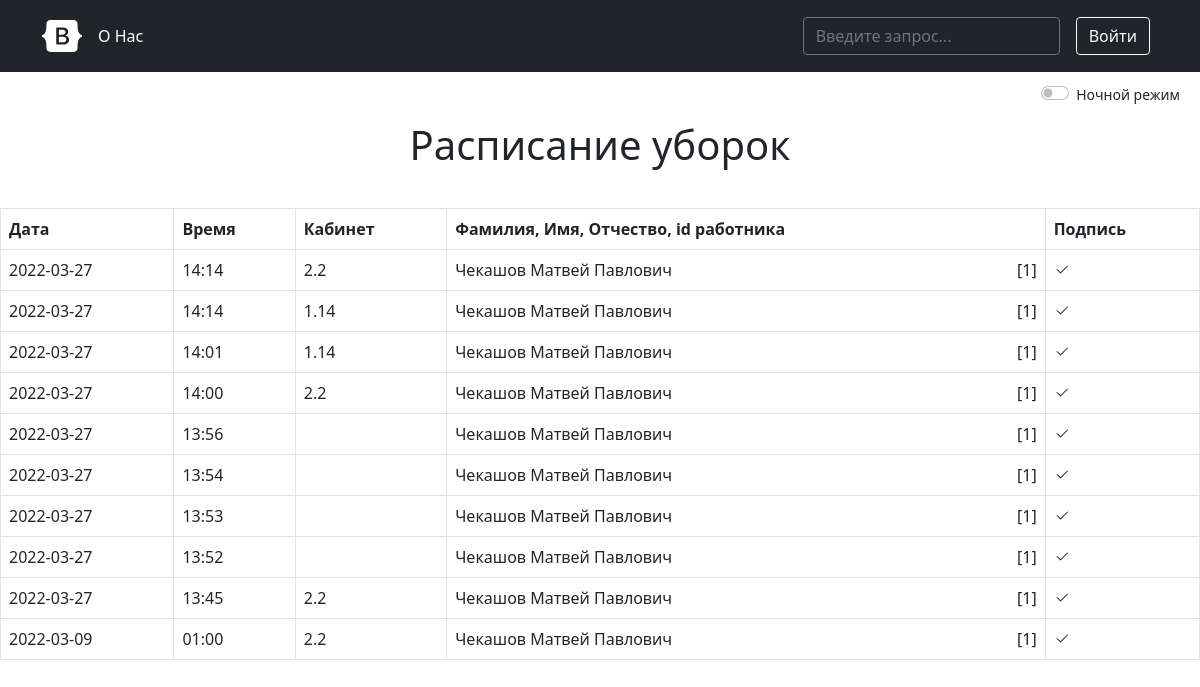
Page /schedules on the committed database.
### models.py (models this page shows, shortened)
class ScheduleCleaning(db.Model):
    id = db.Column(db.Integer, primary_key=True)
    cabinet_id = db.Column(db.Integer, db.ForeignKey('cabinet.id'))
    user_id = db.Column(db.Integer, db.ForeignKey('user.id'))
    created_on = db.Column(db.DateTime, default=datetime.utcnow)
    updated_on = db.Column(db.DateTime, default=datetime.utcnow, onupdate=datetime.utcnow)

class Cabinet(db.Model):
    id = db.Column(db.Integer, primary_key=True)
    number = db.Column(db.String(48), nullable=False)
    created_on = db.Column(db.DateTime, default=datetime.utcnow)
    sc = db.relationship('ScheduleCleaning', backref='cabinet')

class User(db.Model, UserMixin):
    id = db.Column(db.Integer, primary_key=True)
    email = db.Column(db.String(64))
    login = db.Column(db.String(64), unique=True)
    name = db.Column(db.String(64), nullable=False)
    surname = db.Column(db.String(64), nullable=False)
    patronymic = db.Column(db.String(64))
    admin_status = db.Column(db.Boolean, default=False)
    password = db.Column(db.String(128), nullable=False)
    user_sc = db.relationship('ScheduleCleaning', backref='user')
    created_on = db.Column(db.DateTime, default=datetime.utcnow)
    __translate_dict = {'ь': '', 'ъ': '', 'а': 'a', 'б': 'b', 'в': 'v',
                        'г': 'g', 'д': 'd', 'е': 'e', 'ё': 'yo', 'ж': 'zh',
                        'з': 'z', 'и': 'i', 'й': 'y', 'к': 'k', 'л': 'l',
                        'м': 'm', 'н': 'n', 'о': 'o', 'п': 'p', 'р': 'r',
                        'с': 's', 'т': 't', 'у': 'u', 'ф': 'f', 'х': 'h',
                        'ц': 'ts', 'ч': 'ch', 'ш': 'sh', 'щ': 'sch', 'ы': 'yi',
                        'э': 'e', 'ю': 'yu', 'я': 'ya'}
    def login(self):
        pass

### controller.py (the view, shortened to what this page needs)
@app.route('/')
@app.route('/schedules')
def index():
    search = request.args.get('query')
    schedules = ScheduleCleaning.query.order_by(ScheduleCleaning.created_on.desc()).all()
    return render_template('index.html', schedules=schedules, User=User, Cabinet=Cabinet)

### controller.py (called while the page is built)
@app.after_request
def redirect_to_sign(response):
    if response.status_code == 401:
        return redirect(url_for('login'))
    return response

### templates/index.html (shortened to what this page needs)
<!DOCTYPE html>
<html lang="ru">
<head>
    <link href="https://cdn.jsdelivr.net/npm/bootstrap@5.1.3/dist/css/bootstrap.min.css" rel="stylesheet"
>
    <link type="text/css" rel="stylesheet" href="{{ url_for('static', filename='css/index.css') }}">
</head>
<body id="body">
{% include 'template/headers.html' %}
<div class="form-check form-switch" id="color_mode">
    <label style="float: right">
        <small>
            <input class="form-check-input" type="checkbox" id="ColorBackgroundMode"
                   onchange="controlColorBackgroundMode()">
            <label class="form-check-label" for="ColorBackgroundMode">Ночной режим</label>
        </small>
    </label>
</div>
<center><h1>Расписание уборок</h1></center>
<br>
<table class="table table-hover table-bordered">
    <tr>
        <th>Дата</th>
        <th>Время</th>
        <th>Кабинет</th>
        <th>Фамилия, Имя, Отчество, <span data-tooltip="Уникальный идентификатор пользователя">id</span> работника
        </th>
        <th>Подпись</th>
    </tr>
    {% for schedule in schedules %}
        {% set user = User.query.filter_by(id=schedule.user_id).first() %}
        {% set cabinet = Cabinet.query.filter_by(id=schedule.cabinet_id).first() %}
        <tr>
            <td>{{ schedule.created_on.strftime('%Y-%m-%d') }}</td>
            <td>{{ schedule.created_on.strftime('%H:%M') }}</td>
            <td>{{ cabinet.number }}</td>
            <td>{{ user.surname }} {{ user.name }} {{ user.patronymic }}<label id="id_worker"
                                                                               data-tooltip="Нажмите для детального просмотра"
                                                                               onclick="alert(
                                                                                   '{{ user.name }} {{ user.surname }} {{ user.patronymic }}, {{ user.email }}' +
                                                                                    '')">
                [{{ user.id }}]
            </label>
            </td>
            <td>
                <svg width="1em" height="1em" viewBox="0 0 16 16" class="bi bi-check2" fill="currentColor"
                     xmlns="http://www.w3.org/2000/svg">
                    <path fill-rule="evenodd"
                          d="M13.854 3.646a.5.5 0 0 1 0 .708l-7 7a.5.5 0 0 1-.708 0l-3.5-3.5a.5.5 0 1 1 .708-.708L6.5 10.293l6.646-6.647a.5.5 0 0 1 .708 0z"/>
                </svg>
            </td>
        </tr>
    {% endfor %}
</table>
</body>
</html>

### templates/template/headers.html (shortened to what this page needs)
<head>
    <link href="https://cdn.jsdelivr.net/npm/bootstrap@5.1.3/dist/css/bootstrap.min.css" rel="stylesheet"
>
    <link href="{{ url_for('static', filename='css/headers.css') }}" rel="stylesheet">
</head>
<div id="site-head">
    <main class="site-header">
        <header class="p-3 bg-dark text-white">
            <div class="container">
                <div class="d-flex flex-wrap align-items-center justify-content-center justify-content-lg-start">
                    <a href="{{ url_for('index') }}"
                       class="d-flex align-items-center mb-2 mb-lg-0 text-white text-decoration-none">
                        <svg class="bi me-2" width="40" height="32" role="img" aria-label="Bootstrap">
                            <use xlink:href="#bootstrap"/>
                        </svg>
                    </a>
                    <ul class="nav col-12 col-lg-auto me-lg-auto mb-2 justify-content-center mb-md-0">
                        <li><a href="#" class="nav-link px-2 text-white">О Нас</a></li>
                    </ul>
                    <form class="col-12 col-lg-auto mb-3 mb-lg-0 me-lg-3" action="{{ url_for('index')}}">
                        <input type="search" class="form-control form-control-dark" placeholder="Введите запрос..."
                               aria-label="Поиск" name="query">
                    </form>
                    <div class="text-end">
                        {% if not current_user.is_authenticated %}
                        <button type="button" class="btn btn-outline-light me-2"
                                onclick="location.href=`{{ url_for('login') }}`">Войти
                        </button>
                        {% else %}
                        <button type="button" class="btn btn-outline-light me-2"
                                onclick="location.href=`{{ url_for('logout') }}`">Выйти
                        </button>
                        {% endif %}
                    </div>
                </div>
            </div>
        </header>
    </main>
</div>

### static/css/index.css (style rules this page uses)
body { background: white; }
center { margin-top: 15px; padding-bottom: 7px; }
#id_worker { float: right; }
#color_mode { margin-right: 20px; margin-top: 10px; }
[data-tooltip] { position: relative; }
[data-tooltip]::after { content: attr(data-tooltip); position: absolute; width: 116px; left: 0; top: 0; background: #3989c9; color: #fff; padding: 0.5em; box-shadow: 2px 2px 5px rgba(0, 0, 0, 0.3); pointer-events: none; opacity: 0; transition: 1s; font-size: 55%; border-radius: 7px; }

### static/css/headers.css (style rules this page uses)
.form-control-dark { color: #fff; background-color: var(--bs-dark); border-color: var(--bs-gray); }
.bi { vertical-align: -.125em; fill: currentColor; }

### rows in the picture
ScheduleCleaning: created_on "2022-03-27", created_on "14:14"
Cabinet: number "2.2"
User: surname "Чекашов", name "Матвей", patronymic "Павлович", id "1"
ScheduleCleaning: created_on "2022-03-27", created_on "14:14"
Cabinet: number "1.14"
ScheduleCleaning: created_on "2022-03-27", created_on "14:01"
ScheduleCleaning: created_on "2022-03-27", created_on "14:00"
ScheduleCleaning: created_on "2022-03-27", created_on "13:56"
ScheduleCleaning: created_on "2022-03-27", created_on "13:54"
ScheduleCleaning: created_on "2022-03-27", created_on "13:53"
ScheduleCleaning: created_on "2022-03-27", created_on "13:52"
ScheduleCleaning: created_on "2022-03-27", created_on "13:45"
ScheduleCleaning: created_on "2022-03-09", created_on "01:00"
